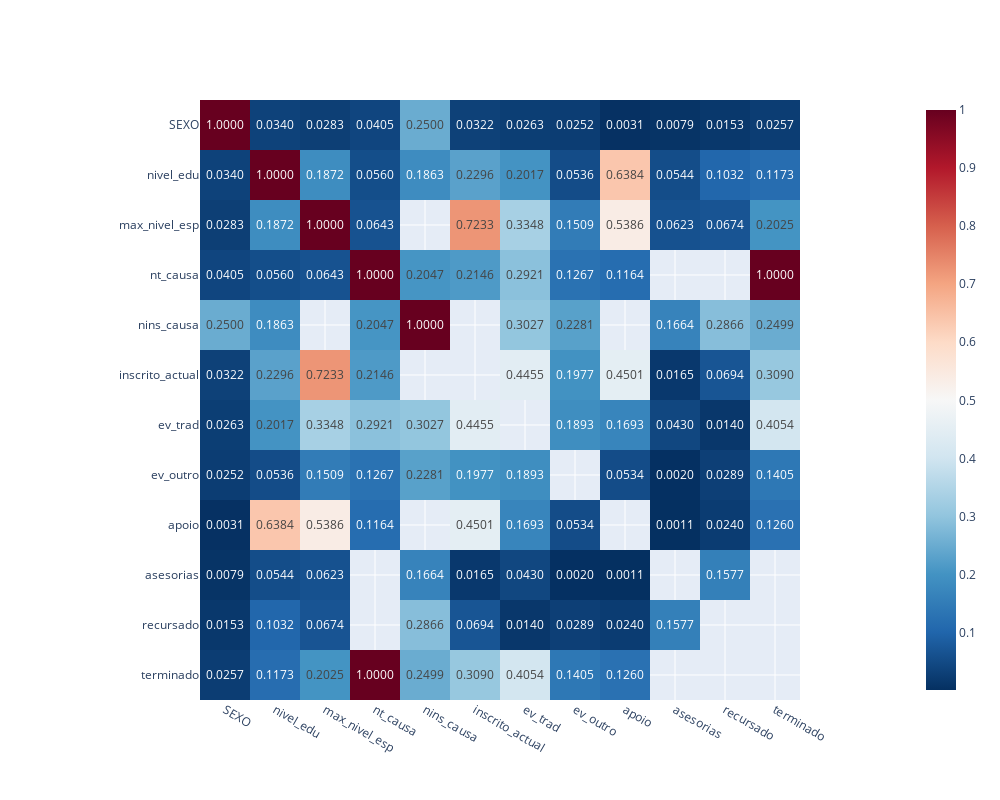

The code cell stored with this chart in its notebook:
### Markdown cell above
Significativo: inscrito_actual e nivel_edu (p-valor=0.000000)

Significativo: inscrito_actual e max_nivel_esp (p-valor=0.000000)

Significativo: inscrito_actual e nt_causa (p-valor=0.000000)

### Code cell
from scipy.stats import chi2_contingency


cramers_matrix = pd.DataFrame(
    np.nan,
    index=important,
    columns=important
)
important += ['inscrito_actual', 'ev_trad', 'ev_outro', 'apoio', 'asesorias', 'recursado', 'terminado'] 
np.fill_diagonal(cramers_matrix.values, 1.0)


def cramers_v(contingency_table):
    chi2, _, _, _ = chi2_contingency(contingency_table)
    n = contingency_table.sum().sum()
    phi2 = chi2 / n
    r, k = contingency_table.shape
    return np.sqrt(phi2 / min(k-1, r-1))


for i, col1 in enumerate(important):
    for j, col2 in enumerate(important):
        if i < j:
            contingency = pd.crosstab(
                df[col1],
                df[col2]
            )
            cv = cramers_v(contingency.values)
            cramers_matrix.loc[col1, col2] = cv
            cramers_matrix.loc[col2, col1] = cv

fig = px.imshow(
    cramers_matrix,
    text_auto='.4f',
    color_continuous_scale='RdBu_r'
    )

fig.update_layout(
    width=1000,
    height=800,
    margin=dict(l=100, r=100, t=100, b=100),

)

fig

### Figure 1 — Plotly figure (JSON) as saved in the notebook; plotly's stock layout.template omitted (floating-point values rounded to 4 significant figures; data arrays with more than 128 entries replaced by an {"elided": "..."} marker saying what was removed)
{"data": [{"coloraxis": "coloraxis", "hovertemplate": "x: %{x}<br>y: %{y}<br>color: %{z}<extra></extra>", "name": "0", "texttemplate": "%{z:.4f}", "type": "heatmap", "x": ["SEXO", "nivel_edu", "max_nivel_esp", "nt_causa", "nins_causa", "inscrito_actual", "ev_trad", "ev_outro", "apoio", "asesorias", "recursado", "terminado"], "xaxis": "x", "y": ["SEXO", "nivel_edu", "max_nivel_esp", "nt_causa", "nins_causa", "inscrito_actual", "ev_trad", "ev_outro", "apoio", "asesorias", "recursado", "terminado"], "yaxis": "y", "z": {"elided": "12x12 float values"}}], "layout": {"coloraxis": {"colorscale": [[0, "rgb(5,48,97)"], [0.1, "rgb(33,102,172)"], [0.2, "rgb(67,147,195)"], [0.3, "rgb(146,197,222)"], [0.4, "rgb(209,229,240)"], [0.5, "rgb(247,247,247)"], [0.6, "rgb(253,219,199)"], [0.7, "rgb(244,165,130)"], [0.8, "rgb(214,96,77)"], [0.9, "rgb(178,24,43)"], [1, "rgb(103,0,31)"]]}, "height": 800, "margin": {"b": 100, "l": 100, "r": 100, "t": 100}, "width": 1000, "xaxis": {"anchor": "y", "constrain": "domain", "domain": [0, 1], "scaleanchor": "y"}, "yaxis": {"anchor": "x", "autorange": "reversed", "constrain": "domain", "domain": [0, 1]}}}
